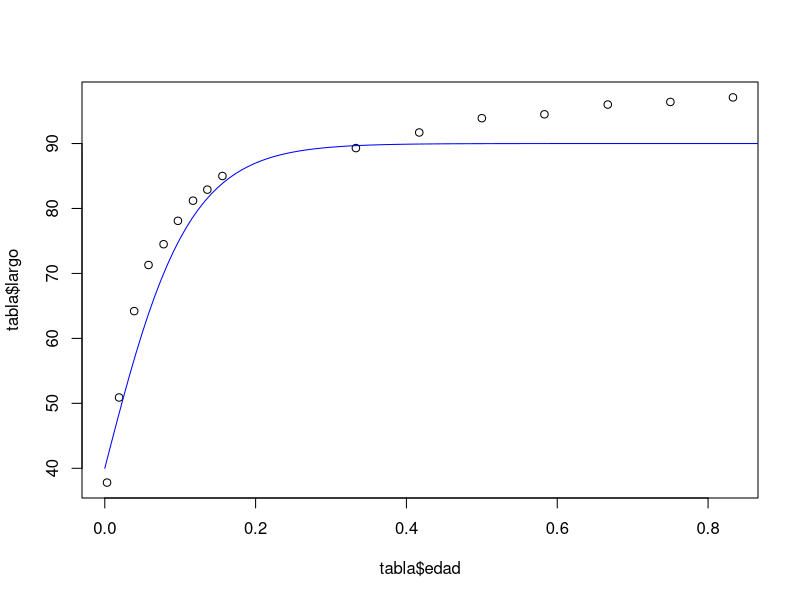

Write the R code that produced this figure. (Note: this script raises an error after producing the figure.)
tabla <- read.delim("tabla paper.txt", header = T, dec = ',') # Datos de Gomez de Villafañe

richards <- function(t,A,W0,K,d){
    return(A * (1 + ((W0/A)^(1-d)-1) * exp(-K*t/d^(d/(1-d))) )^(1/(1-d)) )
}

plt.t <- seq(0,1,1/121)

# ajuste del largo(edad) ----

plot(x = tabla$edad, y = tabla$largo)
lines(plt.t, richards(plt.t, 90,40,5,1.5), col = 'blue')

sz.chi2 <- function(par)
{
    return(sum(with(tabla, largo - richards(edad, par[1], par[2], par[3], par[4]))^2))
}

sz.fit <- optim(c(90,40,5,1.5), sz.chi2)

plt.s <- gr.model(plt.t, sz.fit$par)
plot(x = tabla$edad, y = tabla$largo)
lines(plt.t, with(sz.fit,richards(plt.t, par[1], par[2], par[3], par[4])), col = 'blue')


with(tabla, plot(x = edad, y = largo))
with(tabla, plot(x = largo, y = peso))

tplot <- seq(0,1,by=0.01)

plot(tplot, richards(tplot, 10,1,1,1.5), type = "l")
lines(tplot, richards(tplot, 10,1,1,0.75), col = "red")
lines(tplot, richards(tplot, 10,1,1,2.25), col = "blue")

plot(tplot, richards(tplot, 10,1,5,1.5), type = "l")
lines(tplot, richards(tplot, 10,1,2,1.5), col = "red")
lines(tplot, richards(tplot, 10,1,0.5,1.5), col = "blue")
